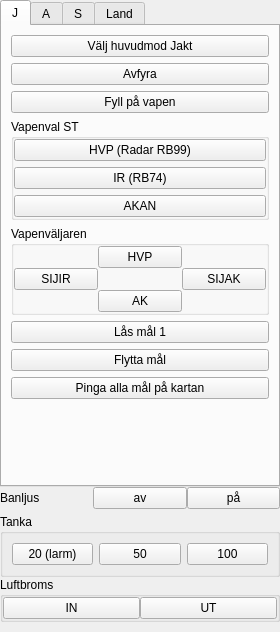
<?xml version="1.0" encoding="UTF-8"?>
<ui version="4.0">
 <class>MainWindow</class>
 <widget class="QMainWindow" name="MainWindow">
  <property name="geometry">
   <rect>
    <x>0</x>
    <y>0</y>
    <width>280</width>
    <height>632</height>
   </rect>
  </property>
  <property name="windowTitle">
   <string>MainWindow</string>
  </property>
  <widget class="QWidget" name="centralwidget">
   <layout class="QGridLayout" name="gridLayout">
    <property name="leftMargin">
     <number>0</number>
    </property>
    <property name="topMargin">
     <number>0</number>
    </property>
    <property name="rightMargin">
     <number>0</number>
    </property>
    <property name="bottomMargin">
     <number>0</number>
    </property>
    <property name="spacing">
     <number>0</number>
    </property>
    <item row="1" column="0">
     <layout class="QGridLayout" name="gridLayout_8">
      <property name="bottomMargin">
       <number>10</number>
      </property>
      <property name="spacing">
       <number>0</number>
      </property>
      <item row="1" column="0">
       <layout class="QGridLayout" name="gridLayout_13">
        <property name="bottomMargin">
         <number>5</number>
        </property>
        <item row="0" column="1">
         <widget class="QPushButton" name="button_banljus_off">
          <property name="minimumSize">
           <size>
            <width>1</width>
            <height>0</height>
           </size>
          </property>
          <property name="text">
           <string>av</string>
          </property>
         </widget>
        </item>
        <item row="0" column="0">
         <widget class="QLabel" name="label">
          <property name="text">
           <string>Banljus</string>
          </property>
         </widget>
        </item>
        <item row="0" column="2">
         <widget class="QPushButton" name="button_banljus_on">
          <property name="minimumSize">
           <size>
            <width>1</width>
            <height>0</height>
           </size>
          </property>
          <property name="text">
           <string>på</string>
          </property>
         </widget>
        </item>
       </layout>
      </item>
      <item row="2" column="0">
       <widget class="QGroupBox" name="groupBox_8">
        <property name="title">
         <string>Tanka</string>
        </property>
        <layout class="QHBoxLayout" name="horizontalLayout_3">
         <item>
          <layout class="QHBoxLayout" name="horizontalLayout_2">
           <item>
            <widget class="QPushButton" name="button_tanka_20">
             <property name="text">
              <string>20 (larm)</string>
             </property>
            </widget>
           </item>
           <item>
            <widget class="QPushButton" name="button_tanka_50">
             <property name="text">
              <string>50</string>
             </property>
            </widget>
           </item>
           <item>
            <widget class="QPushButton" name="button_tanka_100">
             <property name="text">
              <string>100</string>
             </property>
            </widget>
           </item>
          </layout>
         </item>
        </layout>
       </widget>
      </item>
      <item row="0" column="0">
       <widget class="QTabWidget" name="tabWidget">
        <property name="currentIndex">
         <number>0</number>
        </property>
        <widget class="QWidget" name="tab_j">
         <attribute name="title">
          <string>J</string>
         </attribute>
         <layout class="QGridLayout" name="gridLayout_3">
          <item row="3" column="0">
           <layout class="QGridLayout" name="gridLayout_2">
            <item row="0" column="0">
             <widget class="QGroupBox" name="groupBox">
              <property name="title">
               <string>Vapenval ST</string>
              </property>
              <layout class="QVBoxLayout" name="verticalLayout_2">
               <property name="spacing">
                <number>0</number>
               </property>
               <property name="leftMargin">
                <number>0</number>
               </property>
               <property name="topMargin">
                <number>0</number>
               </property>
               <property name="rightMargin">
                <number>0</number>
               </property>
               <property name="bottomMargin">
                <number>0</number>
               </property>
               <item>
                <layout class="QVBoxLayout" name="verticalLayout">
                 <property name="spacing">
                  <number>6</number>
                 </property>
                 <item>
                  <widget class="QPushButton" name="button_j_st_hvp">
                   <property name="text">
                    <string>HVP (Radar RB99)</string>
                   </property>
                  </widget>
                 </item>
                 <item>
                  <widget class="QPushButton" name="button_j_st_ir">
                   <property name="text">
                    <string>IR (RB74)</string>
                   </property>
                  </widget>
                 </item>
                 <item>
                  <widget class="QPushButton" name="button_j_st_akan">
                   <property name="text">
                    <string>AKAN</string>
                   </property>
                  </widget>
                 </item>
                </layout>
               </item>
              </layout>
             </widget>
            </item>
           </layout>
          </item>
          <item row="2" column="0">
           <widget class="QPushButton" name="button_j_reload">
            <property name="text">
             <string>Fyll på vapen</string>
            </property>
           </widget>
          </item>
          <item row="6" column="0">
           <widget class="QPushButton" name="button_j_targetflight">
            <property name="text">
             <string>Flytta mål</string>
            </property>
           </widget>
          </item>
          <item row="0" column="0">
           <widget class="QPushButton" name="button_j_mod">
            <property name="text">
             <string>Välj huvudmod Jakt</string>
            </property>
           </widget>
          </item>
          <item row="1" column="0">
           <widget class="QPushButton" name="button_fire">
            <property name="text">
             <string>Avfyra</string>
            </property>
           </widget>
          </item>
          <item row="8" column="0">
           <spacer name="verticalSpacer_3">
            <property name="orientation">
             <enum>Qt::Vertical</enum>
            </property>
            <property name="sizeHint" stdset="0">
             <size>
              <width>20</width>
              <height>40</height>
             </size>
            </property>
           </spacer>
          </item>
          <item row="4" column="0">
           <widget class="QGroupBox" name="groupBox_2">
            <property name="title">
             <string>Vapenväljaren</string>
            </property>
            <layout class="QGridLayout" name="gridLayout_5">
             <property name="leftMargin">
              <number>0</number>
             </property>
             <property name="topMargin">
              <number>0</number>
             </property>
             <property name="rightMargin">
              <number>0</number>
             </property>
             <property name="bottomMargin">
              <number>0</number>
             </property>
             <property name="spacing">
              <number>0</number>
             </property>
             <item row="0" column="0">
              <layout class="QGridLayout" name="gridLayout_4">
               <property name="spacing">
                <number>0</number>
               </property>
               <item row="1" column="2">
                <widget class="QPushButton" name="button_j_sijak">
                 <property name="minimumSize">
                  <size>
                   <width>1</width>
                   <height>0</height>
                  </size>
                 </property>
                 <property name="text">
                  <string>SIJAK</string>
                 </property>
                </widget>
               </item>
               <item row="2" column="1">
                <widget class="QPushButton" name="button_j_spak_ak">
                 <property name="minimumSize">
                  <size>
                   <width>1</width>
                   <height>0</height>
                  </size>
                 </property>
                 <property name="text">
                  <string>AK</string>
                 </property>
                </widget>
               </item>
               <item row="0" column="1">
                <widget class="QPushButton" name="button_j_spak_hvp">
                 <property name="minimumSize">
                  <size>
                   <width>1</width>
                   <height>0</height>
                  </size>
                 </property>
                 <property name="text">
                  <string>HVP</string>
                 </property>
                </widget>
               </item>
               <item row="1" column="0">
                <widget class="QPushButton" name="button_j_sijir">
                 <property name="sizePolicy">
                  <sizepolicy hsizetype="Minimum" vsizetype="Preferred">
                   <horstretch>0</horstretch>
                   <verstretch>0</verstretch>
                  </sizepolicy>
                 </property>
                 <property name="minimumSize">
                  <size>
                   <width>1</width>
                   <height>0</height>
                  </size>
                 </property>
                 <property name="baseSize">
                  <size>
                   <width>1</width>
                   <height>0</height>
                  </size>
                 </property>
                 <property name="text">
                  <string>SIJIR</string>
                 </property>
                </widget>
               </item>
              </layout>
             </item>
            </layout>
           </widget>
          </item>
          <item row="5" column="0">
           <widget class="QPushButton" name="button_j_target1">
            <property name="text">
             <string>Lås mål 1</string>
            </property>
           </widget>
          </item>
          <item row="7" column="0">
           <widget class="QPushButton" name="button_j_ping">
            <property name="text">
             <string>Pinga alla mål på kartan</string>
            </property>
           </widget>
          </item>
         </layout>
        </widget>
        <widget class="QWidget" name="tab_a">
         <attribute name="title">
          <string>A</string>
         </attribute>
         <layout class="QVBoxLayout" name="verticalLayout_4">
          <item>
           <layout class="QVBoxLayout" name="verticalLayout_3">
            <item>
             <widget class="QPushButton" name="button_a_mod">
              <property name="text">
               <string>Välj huvudmod Attack</string>
              </property>
             </widget>
            </item>
            <item>
             <widget class="QPushButton" name="button_a_fire">
              <property name="text">
               <string>Avfyra</string>
              </property>
             </widget>
            </item>
            <item>
             <widget class="QPushButton" name="button_a_reload">
              <property name="text">
               <string>Fyll på vapen</string>
              </property>
             </widget>
            </item>
            <item>
             <widget class="QGroupBox" name="groupBox_4">
              <property name="title">
               <string>Vapenval ST</string>
              </property>
              <layout class="QVBoxLayout" name="verticalLayout_5">
               <property name="spacing">
                <number>0</number>
               </property>
               <property name="leftMargin">
                <number>0</number>
               </property>
               <property name="topMargin">
                <number>0</number>
               </property>
               <property name="rightMargin">
                <number>0</number>
               </property>
               <property name="bottomMargin">
                <number>0</number>
               </property>
               <item>
                <layout class="QVBoxLayout" name="verticalLayout_6">
                 <property name="spacing">
                  <number>6</number>
                 </property>
                 <item>
                  <widget class="QPushButton" name="button_a_st_hvp">
                   <property name="text">
                    <string>HVP (Raketer)</string>
                   </property>
                  </widget>
                 </item>
                 <item>
                  <widget class="QPushButton" name="button_a_st_ir">
                   <property name="text">
                    <string>IR (IR robot)</string>
                   </property>
                  </widget>
                 </item>
                 <item>
                  <widget class="QPushButton" name="button_a_st_akan">
                   <property name="text">
                    <string>AKAN</string>
                   </property>
                  </widget>
                 </item>
                </layout>
               </item>
              </layout>
             </widget>
            </item>
            <item>
             <widget class="QGroupBox" name="groupBox_3">
              <property name="title">
               <string>Vapenväljaren</string>
              </property>
              <layout class="QGridLayout" name="gridLayout_6">
               <property name="leftMargin">
                <number>0</number>
               </property>
               <property name="topMargin">
                <number>0</number>
               </property>
               <property name="rightMargin">
                <number>0</number>
               </property>
               <property name="bottomMargin">
                <number>0</number>
               </property>
               <property name="spacing">
                <number>0</number>
               </property>
               <item row="0" column="0">
                <layout class="QGridLayout" name="gridLayout_7">
                 <property name="spacing">
                  <number>0</number>
                 </property>
                 <item row="1" column="2">
                  <widget class="QPushButton" name="button_a_sijak">
                   <property name="minimumSize">
                    <size>
                     <width>1</width>
                     <height>0</height>
                    </size>
                   </property>
                   <property name="text">
                    <string>SIJAK</string>
                   </property>
                  </widget>
                 </item>
                 <item row="2" column="1">
                  <widget class="QPushButton" name="button_a_spak_ak">
                   <property name="minimumSize">
                    <size>
                     <width>1</width>
                     <height>0</height>
                    </size>
                   </property>
                   <property name="text">
                    <string>AK</string>
                   </property>
                  </widget>
                 </item>
                 <item row="0" column="1">
                  <widget class="QPushButton" name="button_a_spak_hvp">
                   <property name="minimumSize">
                    <size>
                     <width>1</width>
                     <height>0</height>
                    </size>
                   </property>
                   <property name="text">
                    <string>HVP</string>
                   </property>
                  </widget>
                 </item>
                 <item row="1" column="0">
                  <widget class="QPushButton" name="button_a_sijir">
                   <property name="sizePolicy">
                    <sizepolicy hsizetype="Minimum" vsizetype="Preferred">
                     <horstretch>0</horstretch>
                     <verstretch>0</verstretch>
                    </sizepolicy>
                   </property>
                   <property name="minimumSize">
                    <size>
                     <width>1</width>
                     <height>0</height>
                    </size>
                   </property>
                   <property name="baseSize">
                    <size>
                     <width>1</width>
                     <height>0</height>
                    </size>
                   </property>
                   <property name="text">
                    <string>SIJIR</string>
                   </property>
                  </widget>
                 </item>
                </layout>
               </item>
              </layout>
             </widget>
            </item>
           </layout>
          </item>
         </layout>
        </widget>
        <widget class="QWidget" name="tab_s">
         <attribute name="title">
          <string>S</string>
         </attribute>
         <layout class="QGridLayout" name="gridLayout_10">
          <item row="0" column="0">
           <layout class="QGridLayout" name="gridLayout_9">
            <item row="0" column="0">
             <widget class="QPushButton" name="button_s_mod">
              <property name="text">
               <string>Välj huvudmod Spaning</string>
              </property>
             </widget>
            </item>
            <item row="1" column="0">
             <spacer name="verticalSpacer_2">
              <property name="orientation">
               <enum>Qt::Vertical</enum>
              </property>
              <property name="sizeHint" stdset="0">
               <size>
                <width>20</width>
                <height>40</height>
               </size>
              </property>
             </spacer>
            </item>
           </layout>
          </item>
         </layout>
        </widget>
        <widget class="QWidget" name="tab_land">
         <attribute name="title">
          <string>Land</string>
         </attribute>
         <layout class="QGridLayout" name="gridLayout_12">
          <item row="0" column="0">
           <layout class="QGridLayout" name="gridLayout_11">
            <property name="bottomMargin">
             <number>10</number>
            </property>
            <item row="3" column="0">
             <widget class="QGroupBox" name="groupBox_7">
              <property name="title">
               <string>Flygplats</string>
              </property>
              <layout class="QGridLayout" name="gridLayout_18">
               <item row="0" column="0">
                <layout class="QGridLayout" name="gridLayout_17">
                 <property name="bottomMargin">
                  <number>10</number>
                 </property>
                 <property name="spacing">
                  <number>0</number>
                 </property>
                 <item row="1" column="0">
                  <widget class="QComboBox" name="comboBox_airports">
                   <property name="editable">
                    <bool>true</bool>
                   </property>
                  </widget>
                 </item>
                 <item row="2" column="0">
                  <layout class="QGridLayout" name="gridLayout_16">
                   <property name="bottomMargin">
                    <number>0</number>
                   </property>
                   <item row="0" column="1">
                    <widget class="QPushButton" name="land_bi">
                     <property name="text">
                      <string>BI-B</string>
                     </property>
                    </widget>
                   </item>
                   <item row="0" column="0">
                    <widget class="QPushButton" name="land_hb">
                     <property name="text">
                      <string>HB</string>
                     </property>
                    </widget>
                   </item>
                  </layout>
                 </item>
                 <item row="0" column="0">
                  <widget class="QPushButton" name="button_land_update">
                   <property name="text">
                    <string>Uppdatera Lista</string>
                   </property>
                  </widget>
                 </item>
                 <item row="3" column="0">
                  <widget class="QGroupBox" name="groupBox_6">
                   <property name="title">
                    <string>Riktning</string>
                   </property>
                   <layout class="QHBoxLayout" name="horizontalLayout">
                    <item>
                     <widget class="QPushButton" name="land_rikt_n">
                      <property name="text">
                       <string>normal</string>
                      </property>
                     </widget>
                    </item>
                    <item>
                     <widget class="QPushButton" name="land_rikt_inv">
                      <property name="text">
                       <string>omvänd</string>
                      </property>
                     </widget>
                    </item>
                   </layout>
                  </widget>
                 </item>
                </layout>
               </item>
              </layout>
             </widget>
            </item>
            <item row="2" column="0">
             <widget class="QGroupBox" name="groupBox_5">
              <property name="title">
               <string>Snabbval</string>
              </property>
              <layout class="QGridLayout" name="gridLayout_15">
               <property name="leftMargin">
                <number>0</number>
               </property>
               <property name="topMargin">
                <number>0</number>
               </property>
               <property name="rightMargin">
                <number>0</number>
               </property>
               <property name="bottomMargin">
                <number>0</number>
               </property>
               <property name="horizontalSpacing">
                <number>0</number>
               </property>
               <item row="0" column="0">
                <layout class="QGridLayout" name="gridLayout_14">
                 <item row="0" column="0">
                  <widget class="QPushButton" name="snabb_eskn_1">
                   <property name="sizePolicy">
                    <sizepolicy hsizetype="MinimumExpanding" vsizetype="Fixed">
                     <horstretch>0</horstretch>
                     <verstretch>0</verstretch>
                    </sizepolicy>
                   </property>
                   <property name="minimumSize">
                    <size>
                     <width>0</width>
                     <height>0</height>
                    </size>
                   </property>
                   <property name="text">
                    <string>ESKN 26</string>
                   </property>
                  </widget>
                 </item>
                 <item row="0" column="2">
                  <widget class="QPushButton" name="snabb_eskn_3">
                   <property name="minimumSize">
                    <size>
                     <width>10</width>
                     <height>0</height>
                    </size>
                   </property>
                   <property name="text">
                    <string>36</string>
                   </property>
                  </widget>
                 </item>
                 <item row="0" column="1">
                  <widget class="QPushButton" name="snabb_eskn_2">
                   <property name="minimumSize">
                    <size>
                     <width>10</width>
                     <height>0</height>
                    </size>
                   </property>
                   <property name="text">
                    <string>08</string>
                   </property>
                  </widget>
                 </item>
                 <item row="0" column="3">
                  <widget class="QPushButton" name="snabb_eskn_4">
                   <property name="minimumSize">
                    <size>
                     <width>10</width>
                     <height>0</height>
                    </size>
                   </property>
                   <property name="text">
                    <string>16</string>
                   </property>
                  </widget>
                 </item>
                </layout>
               </item>
              </layout>
             </widget>
            </item>
            <item row="9" column="0">
             <widget class="QPushButton" name="pushButton_6">
              <property name="text">
               <string>TILS</string>
              </property>
             </widget>
            </item>
            <item row="1" column="0">
             <widget class="QPushButton" name="land_set_all">
              <property name="text">
               <string>Alla Mod till Landning</string>
              </property>
             </widget>
            </item>
            <item row="0" column="0">
             <widget class="QPushButton" name="button_land_mod">
              <property name="text">
               <string>Välj huvudmod Landning</string>
              </property>
             </widget>
            </item>
            <item row="10" column="0">
             <spacer name="verticalSpacer">
              <property name="orientation">
               <enum>Qt::Vertical</enum>
              </property>
              <property name="sizeHint" stdset="0">
               <size>
                <width>20</width>
                <height>40</height>
               </size>
              </property>
             </spacer>
            </item>
           </layout>
          </item>
         </layout>
        </widget>
       </widget>
      </item>
      <item row="3" column="0">
       <widget class="QGroupBox" name="groupBox_9">
        <property name="title">
         <string>Luftbroms</string>
        </property>
        <layout class="QHBoxLayout" name="horizontalLayout_5">
         <property name="spacing">
          <number>0</number>
         </property>
         <property name="leftMargin">
          <number>0</number>
         </property>
         <property name="topMargin">
          <number>0</number>
         </property>
         <property name="rightMargin">
          <number>0</number>
         </property>
         <property name="bottomMargin">
          <number>0</number>
         </property>
         <item>
          <layout class="QHBoxLayout" name="horizontalLayout_4">
           <property name="spacing">
            <number>0</number>
           </property>
           <item>
            <widget class="QPushButton" name="luft_in">
             <property name="text">
              <string>IN</string>
             </property>
            </widget>
           </item>
           <item>
            <widget class="QPushButton" name="luft_ut">
             <property name="text">
              <string>UT</string>
             </property>
            </widget>
           </item>
          </layout>
         </item>
        </layout>
       </widget>
      </item>
     </layout>
    </item>
   </layout>
  </widget>
  <widget class="QMenuBar" name="menubar">
   <property name="geometry">
    <rect>
     <x>0</x>
     <y>0</y>
     <width>280</width>
     <height>22</height>
    </rect>
   </property>
  </widget>
 </widget>
 <resources/>
 <connections/>
</ui>
